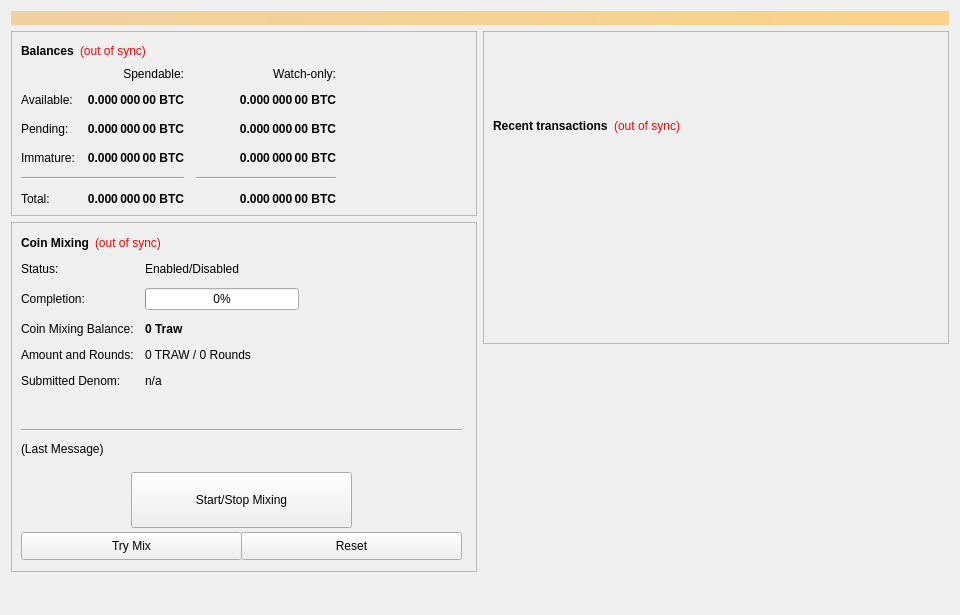
<?xml version="1.0" encoding="UTF-8"?>
<ui version="4.0">
 <class>OverviewPage</class>
 <widget class="QWidget" name="OverviewPage">
  <property name="geometry">
   <rect>
    <x>0</x>
    <y>0</y>
    <width>960</width>
    <height>615</height>
   </rect>
  </property>
  <property name="minimumSize">
   <size>
    <width>960</width>
    <height>0</height>
   </size>
  </property>
  <property name="windowTitle">
   <string>Form</string>
  </property>
  <layout class="QVBoxLayout" name="topLayout">
   <item>
    <widget class="QLabel" name="labelAlerts">
     <property name="visible">
      <bool>false</bool>
     </property>
     <property name="styleSheet">
      <string notr="true">background-color: qlineargradient(x1: 0, y1: 0, x2: 1, y2: 0, stop:0 #F0D0A0, stop:1 #F8D488); color:#000000;</string>
     </property>
     <property name="wordWrap">
      <bool>true</bool>
     </property>
     <property name="margin">
      <number>3</number>
     </property>
    </widget>
   </item>
   <item>
    <layout class="QHBoxLayout" name="horizontalLayout" stretch="1,1">
     <item>
      <layout class="QVBoxLayout" name="verticalLayout_2">
       <item>
        <widget class="QFrame" name="frame">
         <property name="frameShape">
          <enum>QFrame::StyledPanel</enum>
         </property>
         <property name="frameShadow">
          <enum>QFrame::Raised</enum>
         </property>
         <layout class="QVBoxLayout" name="verticalLayout_4">
          <item>
           <layout class="QHBoxLayout" name="horizontalLayout_4">
            <item>
             <widget class="QLabel" name="label_5">
              <property name="font">
               <font>
                <weight>75</weight>
                <bold>true</bold>
               </font>
              </property>
              <property name="text">
               <string>Balances</string>
              </property>
             </widget>
            </item>
            <item>
             <widget class="QLabel" name="labelWalletStatus">
              <property name="cursor">
               <cursorShape>WhatsThisCursor</cursorShape>
              </property>
              <property name="toolTip">
               <string>The displayed information may be out of date. Your wallet automatically synchronizes with the Traw network after a connection is established, but this process has not completed yet.</string>
              </property>
              <property name="styleSheet">
               <string notr="true">QLabel { color: red; }</string>
              </property>
              <property name="text">
               <string notr="true">(out of sync)</string>
              </property>
              <property name="alignment">
               <set>Qt::AlignLeading|Qt::AlignLeft|Qt::AlignVCenter</set>
              </property>
             </widget>
            </item>
            <item>
             <spacer name="horizontalSpacer_3">
              <property name="orientation">
               <enum>Qt::Horizontal</enum>
              </property>
              <property name="sizeHint" stdset="0">
               <size>
                <width>40</width>
                <height>20</height>
               </size>
              </property>
             </spacer>
            </item>
           </layout>
          </item>
          <item>
           <layout class="QGridLayout" name="gridLayout">
            <property name="spacing">
             <number>12</number>
            </property>
            <item row="2" column="2">
             <widget class="QLabel" name="labelWatchPending">
              <property name="font">
               <font>
                <weight>75</weight>
                <bold>true</bold>
               </font>
              </property>
              <property name="cursor">
               <cursorShape>IBeamCursor</cursorShape>
              </property>
              <property name="toolTip">
               <string>Unconfirmed transactions to watch-only addresses</string>
              </property>
              <property name="text">
               <string notr="true">0.000 000 00 BTC</string>
              </property>
              <property name="alignment">
               <set>Qt::AlignRight|Qt::AlignTrailing|Qt::AlignVCenter</set>
              </property>
              <property name="textInteractionFlags">
               <set>Qt::LinksAccessibleByMouse|Qt::TextSelectableByKeyboard|Qt::TextSelectableByMouse</set>
              </property>
             </widget>
            </item>
            <item row="2" column="1">
             <widget class="QLabel" name="labelUnconfirmed">
              <property name="font">
               <font>
                <weight>75</weight>
                <bold>true</bold>
               </font>
              </property>
              <property name="cursor">
               <cursorShape>IBeamCursor</cursorShape>
              </property>
              <property name="toolTip">
               <string>Total of transactions that have yet to be confirmed, and do not yet count toward the spendable balance</string>
              </property>
              <property name="text">
               <string notr="true">0.000 000 00 BTC</string>
              </property>
              <property name="alignment">
               <set>Qt::AlignRight|Qt::AlignTrailing|Qt::AlignVCenter</set>
              </property>
              <property name="textInteractionFlags">
               <set>Qt::LinksAccessibleByMouse|Qt::TextSelectableByKeyboard|Qt::TextSelectableByMouse</set>
              </property>
             </widget>
            </item>
            <item row="3" column="2">
             <widget class="QLabel" name="labelWatchImmature">
              <property name="font">
               <font>
                <weight>75</weight>
                <bold>true</bold>
               </font>
              </property>
              <property name="cursor">
               <cursorShape>IBeamCursor</cursorShape>
              </property>
              <property name="toolTip">
               <string>Staked or masternode rewards in watch-only addresses that has not yet matured</string>
              </property>
              <property name="text">
               <string notr="true">0.000 000 00 BTC</string>
              </property>
              <property name="alignment">
               <set>Qt::AlignRight|Qt::AlignTrailing|Qt::AlignVCenter</set>
              </property>
              <property name="textInteractionFlags">
               <set>Qt::LinksAccessibleByMouse|Qt::TextSelectableByKeyboard|Qt::TextSelectableByMouse</set>
              </property>
             </widget>
            </item>
            <item row="4" column="0" colspan="2">
             <widget class="Line" name="lineSpendableBalance">
              <property name="orientation">
               <enum>Qt::Horizontal</enum>
              </property>
             </widget>
            </item>
            <item row="4" column="2">
             <widget class="Line" name="lineWatchBalance">
              <property name="sizePolicy">
               <sizepolicy hsizetype="Preferred" vsizetype="Fixed">
                <horstretch>0</horstretch>
                <verstretch>0</verstretch>
               </sizepolicy>
              </property>
              <property name="minimumSize">
               <size>
                <width>140</width>
                <height>0</height>
               </size>
              </property>
              <property name="orientation">
               <enum>Qt::Horizontal</enum>
              </property>
             </widget>
            </item>
            <item row="5" column="0">
             <widget class="QLabel" name="labelTotalText">
              <property name="text">
               <string>Total:</string>
              </property>
             </widget>
            </item>
            <item row="3" column="1">
             <widget class="QLabel" name="labelImmature">
              <property name="font">
               <font>
                <weight>75</weight>
                <bold>true</bold>
               </font>
              </property>
              <property name="cursor">
               <cursorShape>IBeamCursor</cursorShape>
              </property>
              <property name="toolTip">
               <string>Staked or masternode rewards that has not yet matured</string>
              </property>
              <property name="text">
               <string notr="true">0.000 000 00 BTC</string>
              </property>
              <property name="alignment">
               <set>Qt::AlignRight|Qt::AlignTrailing|Qt::AlignVCenter</set>
              </property>
              <property name="textInteractionFlags">
               <set>Qt::LinksAccessibleByMouse|Qt::TextSelectableByKeyboard|Qt::TextSelectableByMouse</set>
              </property>
             </widget>
            </item>
            <item row="2" column="3">
             <spacer name="horizontalSpacer_2">
              <property name="orientation">
               <enum>Qt::Horizontal</enum>
              </property>
              <property name="sizeHint" stdset="0">
               <size>
                <width>40</width>
                <height>20</height>
               </size>
              </property>
             </spacer>
            </item>
            <item row="3" column="0">
             <widget class="QLabel" name="labelImmatureText">
              <property name="text">
               <string>Immature:</string>
              </property>
             </widget>
            </item>
            <item row="5" column="1">
             <widget class="QLabel" name="labelTotal">
              <property name="font">
               <font>
                <weight>75</weight>
                <bold>true</bold>
               </font>
              </property>
              <property name="cursor">
               <cursorShape>IBeamCursor</cursorShape>
              </property>
              <property name="toolTip">
               <string>Your current total balance</string>
              </property>
              <property name="text">
               <string notr="true">0.000 000 00 BTC</string>
              </property>
              <property name="alignment">
               <set>Qt::AlignRight|Qt::AlignTrailing|Qt::AlignVCenter</set>
              </property>
              <property name="textInteractionFlags">
               <set>Qt::LinksAccessibleByMouse|Qt::TextSelectableByKeyboard|Qt::TextSelectableByMouse</set>
              </property>
             </widget>
            </item>
            <item row="5" column="2">
             <widget class="QLabel" name="labelWatchTotal">
              <property name="font">
               <font>
                <weight>75</weight>
                <bold>true</bold>
               </font>
              </property>
              <property name="cursor">
               <cursorShape>IBeamCursor</cursorShape>
              </property>
              <property name="toolTip">
               <string>Current total balance in watch-only addresses</string>
              </property>
              <property name="text">
               <string notr="true">0.000 000 00 BTC</string>
              </property>
              <property name="alignment">
               <set>Qt::AlignRight|Qt::AlignTrailing|Qt::AlignVCenter</set>
              </property>
              <property name="textInteractionFlags">
               <set>Qt::LinksAccessibleByMouse|Qt::TextSelectableByKeyboard|Qt::TextSelectableByMouse</set>
              </property>
             </widget>
            </item>
            <item row="0" column="2">
             <widget class="QLabel" name="labelWatchonly">
              <property name="text">
               <string>Watch-only:</string>
              </property>
              <property name="alignment">
               <set>Qt::AlignRight|Qt::AlignTrailing|Qt::AlignVCenter</set>
              </property>
             </widget>
            </item>
            <item row="1" column="0">
             <widget class="QLabel" name="labelBalanceText">
              <property name="text">
               <string>Available:</string>
              </property>
             </widget>
            </item>
            <item row="1" column="1">
             <widget class="QLabel" name="labelBalance">
              <property name="font">
               <font>
                <weight>75</weight>
                <bold>true</bold>
               </font>
              </property>
              <property name="cursor">
               <cursorShape>IBeamCursor</cursorShape>
              </property>
              <property name="toolTip">
               <string>Your current spendable balance</string>
              </property>
              <property name="text">
               <string notr="true">0.000 000 00 BTC</string>
              </property>
              <property name="alignment">
               <set>Qt::AlignRight|Qt::AlignTrailing|Qt::AlignVCenter</set>
              </property>
              <property name="textInteractionFlags">
               <set>Qt::LinksAccessibleByMouse|Qt::TextSelectableByKeyboard|Qt::TextSelectableByMouse</set>
              </property>
             </widget>
            </item>
            <item row="1" column="2">
             <widget class="QLabel" name="labelWatchAvailable">
              <property name="font">
               <font>
                <weight>75</weight>
                <bold>true</bold>
               </font>
              </property>
              <property name="cursor">
               <cursorShape>IBeamCursor</cursorShape>
              </property>
              <property name="toolTip">
               <string>Your current balance in watch-only addresses</string>
              </property>
              <property name="text">
               <string notr="true">0.000 000 00 BTC</string>
              </property>
              <property name="alignment">
               <set>Qt::AlignRight|Qt::AlignTrailing|Qt::AlignVCenter</set>
              </property>
              <property name="textInteractionFlags">
               <set>Qt::LinksAccessibleByMouse|Qt::TextSelectableByKeyboard|Qt::TextSelectableByMouse</set>
              </property>
             </widget>
            </item>
            <item row="2" column="0">
             <widget class="QLabel" name="labelPendingText">
              <property name="text">
               <string>Pending:</string>
              </property>
             </widget>
            </item>
            <item row="0" column="1">
             <widget class="QLabel" name="labelSpendable">
              <property name="text">
               <string>Spendable:</string>
              </property>
              <property name="alignment">
               <set>Qt::AlignRight|Qt::AlignTrailing|Qt::AlignVCenter</set>
              </property>
             </widget>
            </item>
           </layout>
          </item>
         </layout>
        </widget>
       </item>
       <item>
        <widget class="QFrame" name="frameObfuscation">
         <property name="minimumSize">
          <size>
           <width>0</width>
           <height>350</height>
          </size>
         </property>
         <property name="layoutDirection">
          <enum>Qt::LeftToRight</enum>
         </property>
         <property name="frameShape">
          <enum>QFrame::StyledPanel</enum>
         </property>
         <property name="frameShadow">
          <enum>QFrame::Raised</enum>
         </property>
         <widget class="QWidget" name="formLayoutWidget">
          <property name="geometry">
           <rect>
            <x>10</x>
            <y>40</y>
            <width>451</width>
            <height>161</height>
           </rect>
          </property>
          <layout class="QFormLayout" name="formLayout">
           <property name="fieldGrowthPolicy">
            <enum>QFormLayout::AllNonFixedFieldsGrow</enum>
           </property>
           <property name="horizontalSpacing">
            <number>11</number>
           </property>
           <property name="verticalSpacing">
            <number>12</number>
           </property>
           <item row="0" column="0">
            <widget class="QLabel" name="label_6">
             <property name="text">
              <string>Status:</string>
             </property>
            </widget>
           </item>
           <item row="1" column="0">
            <widget class="QLabel" name="label_7">
             <property name="text">
              <string>Completion:</string>
             </property>
            </widget>
           </item>
           <item row="1" column="1">
            <widget class="QProgressBar" name="obfuscationProgress">
             <property name="maximumSize">
              <size>
               <width>154</width>
               <height>16777215</height>
              </size>
             </property>
             <property name="value">
              <number>0</number>
             </property>
            </widget>
           </item>
           <item row="2" column="0">
            <widget class="QLabel" name="labelAnonymizedText">
             <property name="text">
              <string>Coin Mixing Balance:</string>
             </property>
            </widget>
           </item>
           <item row="2" column="1">
            <widget class="QLabel" name="labelAnonymized">
             <property name="font">
              <font>
               <weight>75</weight>
               <bold>true</bold>
              </font>
             </property>
             <property name="text">
              <string notr="true">0 Traw</string>
             </property>
            </widget>
           </item>
           <item row="3" column="0">
            <widget class="QLabel" name="label_8">
             <property name="text">
              <string>Amount and Rounds:</string>
             </property>
            </widget>
           </item>
           <item row="3" column="1">
            <widget class="QLabel" name="labelAmountRounds">
             <property name="text">
              <string>0 TRAW / 0 Rounds</string>
             </property>
            </widget>
           </item>
           <item row="4" column="0">
            <widget class="QLabel" name="label_9">
             <property name="text">
              <string>Submitted Denom:</string>
             </property>
            </widget>
           </item>
           <item row="4" column="1">
            <widget class="QLabel" name="labelSubmittedDenom">
             <property name="toolTip">
              <string>The denominations you submitted to the Masternode.&lt;br&gt;To mix, other users must submit the exact same denominations.</string>
             </property>
             <property name="text">
              <string>n/a</string>
             </property>
            </widget>
           </item>
           <item row="0" column="1">
            <widget class="QLabel" name="obfuscationEnabled">
             <property name="text">
              <string>Enabled/Disabled</string>
             </property>
            </widget>
           </item>
          </layout>
         </widget>
         <widget class="QPushButton" name="runAutoDenom">
          <property name="geometry">
           <rect>
            <x>251</x>
            <y>17</y>
            <width>1</width>
            <height>1</height>
           </rect>
          </property>
          <property name="palette">
           <palette>
            <active>
             <colorrole role="WindowText">
              <brush brushstyle="SolidPattern">
               <color alpha="255">
                <red>0</red>
                <green>0</green>
                <blue>0</blue>
               </color>
              </brush>
             </colorrole>
             <colorrole role="Button">
              <brush brushstyle="SolidPattern">
               <color alpha="255">
                <red>239</red>
                <green>238</green>
                <blue>238</blue>
               </color>
              </brush>
             </colorrole>
             <colorrole role="Light">
              <brush brushstyle="SolidPattern">
               <color alpha="255">
                <red>255</red>
                <green>255</green>
                <blue>255</blue>
               </color>
              </brush>
             </colorrole>
             <colorrole role="Midlight">
              <brush brushstyle="SolidPattern">
               <color alpha="255">
                <red>247</red>
                <green>246</green>
                <blue>246</blue>
               </color>
              </brush>
             </colorrole>
             <colorrole role="Dark">
              <brush brushstyle="SolidPattern">
               <color alpha="255">
                <red>119</red>
                <green>119</green>
                <blue>119</blue>
               </color>
              </brush>
             </colorrole>
             <colorrole role="Mid">
              <brush brushstyle="SolidPattern">
               <color alpha="255">
                <red>159</red>
                <green>159</green>
                <blue>159</blue>
               </color>
              </brush>
             </colorrole>
             <colorrole role="Text">
              <brush brushstyle="SolidPattern">
               <color alpha="255">
                <red>0</red>
                <green>0</green>
                <blue>0</blue>
               </color>
              </brush>
             </colorrole>
             <colorrole role="BrightText">
              <brush brushstyle="SolidPattern">
               <color alpha="255">
                <red>255</red>
                <green>255</green>
                <blue>255</blue>
               </color>
              </brush>
             </colorrole>
             <colorrole role="ButtonText">
              <brush brushstyle="SolidPattern">
               <color alpha="255">
                <red>0</red>
                <green>0</green>
                <blue>0</blue>
               </color>
              </brush>
             </colorrole>
             <colorrole role="Base">
              <brush brushstyle="SolidPattern">
               <color alpha="255">
                <red>255</red>
                <green>255</green>
                <blue>255</blue>
               </color>
              </brush>
             </colorrole>
             <colorrole role="Window">
              <brush brushstyle="SolidPattern">
               <color alpha="255">
                <red>239</red>
                <green>238</green>
                <blue>238</blue>
               </color>
              </brush>
             </colorrole>
             <colorrole role="Shadow">
              <brush brushstyle="SolidPattern">
               <color alpha="255">
                <red>0</red>
                <green>0</green>
                <blue>0</blue>
               </color>
              </brush>
             </colorrole>
             <colorrole role="AlternateBase">
              <brush brushstyle="SolidPattern">
               <color alpha="255">
                <red>247</red>
                <green>246</green>
                <blue>246</blue>
               </color>
              </brush>
             </colorrole>
             <colorrole role="ToolTipBase">
              <brush brushstyle="SolidPattern">
               <color alpha="255">
                <red>255</red>
                <green>255</green>
                <blue>220</blue>
               </color>
              </brush>
             </colorrole>
             <colorrole role="ToolTipText">
              <brush brushstyle="SolidPattern">
               <color alpha="255">
                <red>0</red>
                <green>0</green>
                <blue>0</blue>
               </color>
              </brush>
             </colorrole>
            </active>
            <inactive>
             <colorrole role="WindowText">
              <brush brushstyle="SolidPattern">
               <color alpha="255">
                <red>0</red>
                <green>0</green>
                <blue>0</blue>
               </color>
              </brush>
             </colorrole>
             <colorrole role="Button">
              <brush brushstyle="SolidPattern">
               <color alpha="255">
                <red>239</red>
                <green>238</green>
                <blue>238</blue>
               </color>
              </brush>
             </colorrole>
             <colorrole role="Light">
              <brush brushstyle="SolidPattern">
               <color alpha="255">
                <red>255</red>
                <green>255</green>
                <blue>255</blue>
               </color>
              </brush>
             </colorrole>
             <colorrole role="Midlight">
              <brush brushstyle="SolidPattern">
               <color alpha="255">
                <red>247</red>
                <green>246</green>
                <blue>246</blue>
               </color>
              </brush>
             </colorrole>
             <colorrole role="Dark">
              <brush brushstyle="SolidPattern">
               <color alpha="255">
                <red>119</red>
                <green>119</green>
                <blue>119</blue>
               </color>
              </brush>
             </colorrole>
             <colorrole role="Mid">
              <brush brushstyle="SolidPattern">
               <color alpha="255">
                <red>159</red>
                <green>159</green>
                <blue>159</blue>
               </color>
              </brush>
             </colorrole>
             <colorrole role="Text">
              <brush brushstyle="SolidPattern">
               <color alpha="255">
                <red>0</red>
                <green>0</green>
                <blue>0</blue>
               </color>
              </brush>
             </colorrole>
             <colorrole role="BrightText">
              <brush brushstyle="SolidPattern">
               <color alpha="255">
                <red>255</red>
                <green>255</green>
                <blue>255</blue>
               </color>
              </brush>
             </colorrole>
             <colorrole role="ButtonText">
              <brush brushstyle="SolidPattern">
               <color alpha="255">
                <red>0</red>
                <green>0</green>
                <blue>0</blue>
               </color>
              </brush>
             </colorrole>
             <colorrole role="Base">
              <brush brushstyle="SolidPattern">
               <color alpha="255">
                <red>255</red>
                <green>255</green>
                <blue>255</blue>
               </color>
              </brush>
             </colorrole>
             <colorrole role="Window">
              <brush brushstyle="SolidPattern">
               <color alpha="255">
                <red>239</red>
                <green>238</green>
                <blue>238</blue>
               </color>
              </brush>
             </colorrole>
             <colorrole role="Shadow">
              <brush brushstyle="SolidPattern">
               <color alpha="255">
                <red>0</red>
                <green>0</green>
                <blue>0</blue>
               </color>
              </brush>
             </colorrole>
             <colorrole role="AlternateBase">
              <brush brushstyle="SolidPattern">
               <color alpha="255">
                <red>247</red>
                <green>246</green>
                <blue>246</blue>
               </color>
              </brush>
             </colorrole>
             <colorrole role="ToolTipBase">
              <brush brushstyle="SolidPattern">
               <color alpha="255">
                <red>255</red>
                <green>255</green>
                <blue>220</blue>
               </color>
              </brush>
             </colorrole>
             <colorrole role="ToolTipText">
              <brush brushstyle="SolidPattern">
               <color alpha="255">
                <red>0</red>
                <green>0</green>
                <blue>0</blue>
               </color>
              </brush>
             </colorrole>
            </inactive>
            <disabled>
             <colorrole role="WindowText">
              <brush brushstyle="SolidPattern">
               <color alpha="255">
                <red>119</red>
                <green>119</green>
                <blue>119</blue>
               </color>
              </brush>
             </colorrole>
             <colorrole role="Button">
              <brush brushstyle="SolidPattern">
               <color alpha="255">
                <red>239</red>
                <green>238</green>
                <blue>238</blue>
               </color>
              </brush>
             </colorrole>
             <colorrole role="Light">
              <brush brushstyle="SolidPattern">
               <color alpha="255">
                <red>255</red>
                <green>255</green>
                <blue>255</blue>
               </color>
              </brush>
             </colorrole>
             <colorrole role="Midlight">
              <brush brushstyle="SolidPattern">
               <color alpha="255">
                <red>247</red>
                <green>246</green>
                <blue>246</blue>
               </color>
              </brush>
             </colorrole>
             <colorrole role="Dark">
              <brush brushstyle="SolidPattern">
               <color alpha="255">
                <red>119</red>
                <green>119</green>
                <blue>119</blue>
               </color>
              </brush>
             </colorrole>
             <colorrole role="Mid">
              <brush brushstyle="SolidPattern">
               <color alpha="255">
                <red>159</red>
                <green>159</green>
                <blue>159</blue>
               </color>
              </brush>
             </colorrole>
             <colorrole role="Text">
              <brush brushstyle="SolidPattern">
               <color alpha="255">
                <red>119</red>
                <green>119</green>
                <blue>119</blue>
               </color>
              </brush>
             </colorrole>
             <colorrole role="BrightText">
              <brush brushstyle="SolidPattern">
               <color alpha="255">
                <red>255</red>
                <green>255</green>
                <blue>255</blue>
               </color>
              </brush>
             </colorrole>
             <colorrole role="ButtonText">
              <brush brushstyle="SolidPattern">
               <color alpha="255">
                <red>119</red>
                <green>119</green>
                <blue>119</blue>
               </color>
              </brush>
             </colorrole>
             <colorrole role="Base">
              <brush brushstyle="SolidPattern">
               <color alpha="255">
                <red>239</red>
                <green>238</green>
                <blue>238</blue>
               </color>
              </brush>
             </colorrole>
             <colorrole role="Window">
              <brush brushstyle="SolidPattern">
               <color alpha="255">
                <red>239</red>
                <green>238</green>
                <blue>238</blue>
               </color>
              </brush>
             </colorrole>
             <colorrole role="Shadow">
              <brush brushstyle="SolidPattern">
               <color alpha="255">
                <red>0</red>
                <green>0</green>
                <blue>0</blue>
               </color>
              </brush>
             </colorrole>
             <colorrole role="AlternateBase">
              <brush brushstyle="SolidPattern">
               <color alpha="255">
                <red>239</red>
                <green>238</green>
                <blue>238</blue>
               </color>
              </brush>
             </colorrole>
             <colorrole role="ToolTipBase">
              <brush brushstyle="SolidPattern">
               <color alpha="255">
                <red>255</red>
                <green>255</green>
                <blue>220</blue>
               </color>
              </brush>
             </colorrole>
             <colorrole role="ToolTipText">
              <brush brushstyle="SolidPattern">
               <color alpha="255">
                <red>0</red>
                <green>0</green>
                <blue>0</blue>
               </color>
              </brush>
             </colorrole>
            </disabled>
           </palette>
          </property>
          <property name="focusPolicy">
           <enum>Qt::NoFocus</enum>
          </property>
          <property name="autoFillBackground">
           <bool>true</bool>
          </property>
          <property name="text">
           <string/>
          </property>
          <property name="flat">
           <bool>true</bool>
          </property>
         </widget>
         <widget class="QPushButton" name="toggleObfuscation">
          <property name="geometry">
           <rect>
            <x>120</x>
            <y>250</y>
            <width>221</width>
            <height>56</height>
           </rect>
          </property>
          <property name="sizePolicy">
           <sizepolicy hsizetype="MinimumExpanding" vsizetype="Fixed">
            <horstretch>0</horstretch>
            <verstretch>0</verstretch>
           </sizepolicy>
          </property>
          <property name="text">
           <string>Start/Stop Mixing</string>
          </property>
         </widget>
         <widget class="Line" name="lineLastMessage">
          <property name="geometry">
           <rect>
            <x>10</x>
            <y>200</y>
            <width>441</width>
            <height>16</height>
           </rect>
          </property>
          <property name="orientation">
           <enum>Qt::Horizontal</enum>
          </property>
         </widget>
         <widget class="QLabel" name="obfuscationStatus">
          <property name="geometry">
           <rect>
            <x>10</x>
            <y>220</y>
            <width>451</width>
            <height>61</height>
           </rect>
          </property>
          <property name="minimumSize">
           <size>
            <width>288</width>
            <height>43</height>
           </size>
          </property>
          <property name="text">
           <string>(Last Message)</string>
          </property>
          <property name="alignment">
           <set>Qt::AlignLeading|Qt::AlignLeft|Qt::AlignTop</set>
          </property>
          <property name="wordWrap">
           <bool>true</bool>
          </property>
         </widget>
         <widget class="QPushButton" name="obfuscationAuto">
          <property name="geometry">
           <rect>
            <x>10</x>
            <y>310</y>
            <width>221</width>
            <height>28</height>
           </rect>
          </property>
          <property name="sizePolicy">
           <sizepolicy hsizetype="MinimumExpanding" vsizetype="Fixed">
            <horstretch>0</horstretch>
            <verstretch>0</verstretch>
           </sizepolicy>
          </property>
          <property name="toolTip">
           <string>Try to manually submit a Obfuscation request.</string>
          </property>
          <property name="text">
           <string>Try Mix</string>
          </property>
         </widget>
         <widget class="QPushButton" name="obfuscationReset">
          <property name="geometry">
           <rect>
            <x>230</x>
            <y>310</y>
            <width>221</width>
            <height>28</height>
           </rect>
          </property>
          <property name="sizePolicy">
           <sizepolicy hsizetype="MinimumExpanding" vsizetype="Fixed">
            <horstretch>0</horstretch>
            <verstretch>0</verstretch>
           </sizepolicy>
          </property>
          <property name="toolTip">
           <string>Reset the current status of Obfuscation (can interrupt Obfuscation if it's in the process of Mixing, which can cost you money!)</string>
          </property>
          <property name="autoFillBackground">
           <bool>false</bool>
          </property>
          <property name="text">
           <string>Reset</string>
          </property>
         </widget>
         <widget class="QWidget" name="layoutWidget">
          <property name="geometry">
           <rect>
            <x>10</x>
            <y>10</y>
            <width>431</width>
            <height>22</height>
           </rect>
          </property>
          <layout class="QHBoxLayout" name="horizontalLayout_5">
           <item>
            <widget class="QLabel" name="label_2">
             <property name="font">
              <font>
               <weight>75</weight>
               <bold>true</bold>
              </font>
             </property>
             <property name="text">
              <string>Coin Mixing</string>
             </property>
            </widget>
           </item>
           <item>
            <widget class="QLabel" name="labelObfuscationSyncStatus">
             <property name="toolTip">
              <string>The displayed information may be out of date. Your wallet automatically synchronizes with the Traw network after a connection is established, but this process has not completed yet.</string>
             </property>
             <property name="styleSheet">
              <string notr="true">QLabel { color: red; }</string>
             </property>
             <property name="text">
              <string notr="true">(out of sync)</string>
             </property>
             <property name="alignment">
              <set>Qt::AlignLeading|Qt::AlignLeft|Qt::AlignVCenter</set>
             </property>
            </widget>
           </item>
           <item>
            <spacer name="horizontalSpacer_4">
             <property name="orientation">
              <enum>Qt::Horizontal</enum>
             </property>
             <property name="sizeHint" stdset="0">
              <size>
               <width>40</width>
               <height>20</height>
              </size>
             </property>
            </spacer>
           </item>
          </layout>
         </widget>
        </widget>
       </item>
       <item>
        <spacer name="verticalSpacer">
         <property name="orientation">
          <enum>Qt::Vertical</enum>
         </property>
         <property name="sizeHint" stdset="0">
          <size>
           <width>20</width>
           <height>40</height>
          </size>
         </property>
        </spacer>
       </item>
      </layout>
     </item>
     <item>
      <layout class="QVBoxLayout" name="verticalLayout_3">
       <item>
        <widget class="QFrame" name="frame_2">
         <property name="frameShape">
          <enum>QFrame::StyledPanel</enum>
         </property>
         <property name="frameShadow">
          <enum>QFrame::Raised</enum>
         </property>
         <layout class="QVBoxLayout" name="verticalLayout">
          <item>
           <spacer name="verticalSpacer_3">
            <property name="orientation">
             <enum>Qt::Vertical</enum>
            </property>
            <property name="sizeType">
             <enum>QSizePolicy::Fixed</enum>
            </property>
            <property name="sizeHint" stdset="0">
             <size>
              <width>20</width>
              <height>75</height>
             </size>
            </property>
           </spacer>
          </item>
          <item>
           <layout class="QHBoxLayout" name="horizontalLayout_2">
            <item>
             <widget class="QLabel" name="label_4">
              <property name="font">
               <font>
                <weight>75</weight>
                <bold>true</bold>
               </font>
              </property>
              <property name="text">
               <string>Recent transactions</string>
              </property>
             </widget>
            </item>
            <item>
             <widget class="QLabel" name="labelTransactionsStatus">
              <property name="cursor">
               <cursorShape>WhatsThisCursor</cursorShape>
              </property>
              <property name="toolTip">
               <string>The displayed information may be out of date. Your wallet automatically synchronizes with the Traw network after a connection is established, but this process has not completed yet.</string>
              </property>
              <property name="styleSheet">
               <string notr="true">QLabel { color: red; }</string>
              </property>
              <property name="text">
               <string notr="true">(out of sync)</string>
              </property>
              <property name="alignment">
               <set>Qt::AlignRight|Qt::AlignTrailing|Qt::AlignVCenter</set>
              </property>
             </widget>
            </item>
            <item>
             <spacer name="horizontalSpacer">
              <property name="orientation">
               <enum>Qt::Horizontal</enum>
              </property>
              <property name="sizeHint" stdset="0">
               <size>
                <width>40</width>
                <height>20</height>
               </size>
              </property>
             </spacer>
            </item>
           </layout>
          </item>
          <item>
           <widget class="QListView" name="listTransactions">
            <property name="styleSheet">
             <string notr="true">QListView { background: transparent; }</string>
            </property>
            <property name="frameShape">
             <enum>QFrame::NoFrame</enum>
            </property>
            <property name="verticalScrollBarPolicy">
             <enum>Qt::ScrollBarAlwaysOff</enum>
            </property>
            <property name="horizontalScrollBarPolicy">
             <enum>Qt::ScrollBarAlwaysOff</enum>
            </property>
            <property name="selectionMode">
             <enum>QAbstractItemView::NoSelection</enum>
            </property>
           </widget>
          </item>
         </layout>
        </widget>
       </item>
       <item>
        <spacer name="verticalSpacer_2">
         <property name="orientation">
          <enum>Qt::Vertical</enum>
         </property>
         <property name="sizeType">
          <enum>QSizePolicy::Expanding</enum>
         </property>
         <property name="sizeHint" stdset="0">
          <size>
           <width>20</width>
           <height>40</height>
          </size>
         </property>
        </spacer>
       </item>
      </layout>
     </item>
    </layout>
   </item>
  </layout>
 </widget>
 <resources/>
 <connections/>
</ui>
